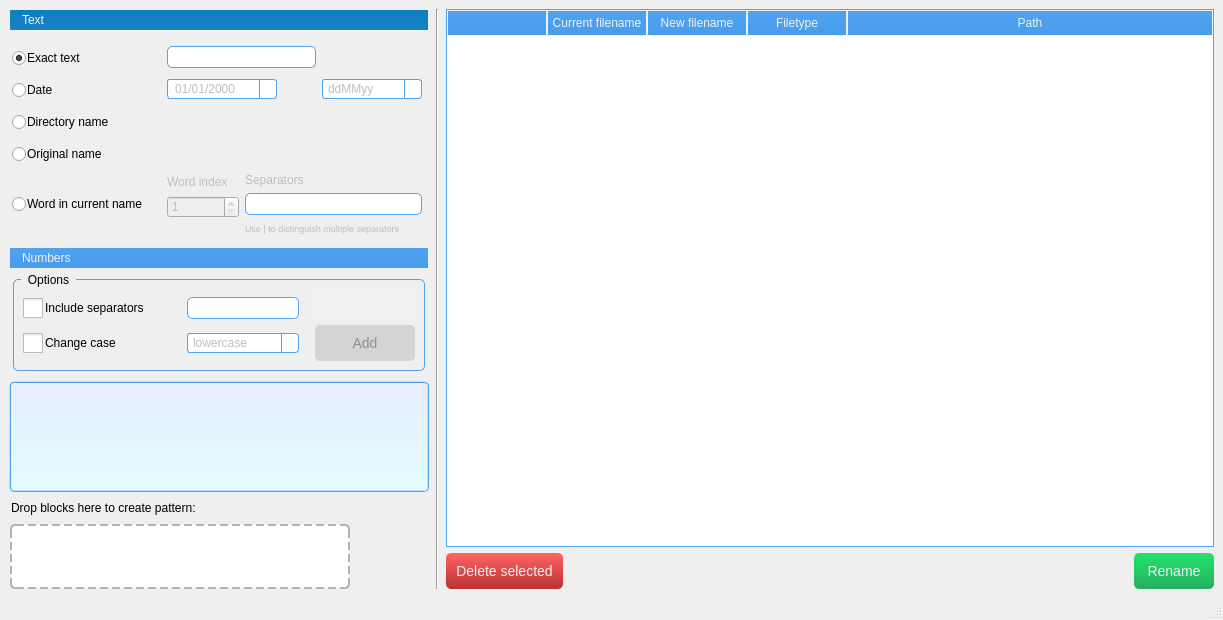
<?xml version="1.0" encoding="UTF-8"?>
<ui version="4.0">
 <class>MainWindow</class>
 <widget class="QMainWindow" name="MainWindow">
  <property name="geometry">
   <rect>
    <x>0</x>
    <y>0</y>
    <width>1223</width>
    <height>620</height>
   </rect>
  </property>
  <property name="maximumSize">
   <size>
    <width>16777215</width>
    <height>800</height>
   </size>
  </property>
  <property name="windowTitle">
   <string>MainWindow</string>
  </property>
  <widget class="QWidget" name="centralwidget">
   <property name="maximumSize">
    <size>
     <width>16777215</width>
     <height>800</height>
    </size>
   </property>
   <property name="styleSheet">
    <string notr="true">QLabel, QRadioButton, QCheckBox, QComboBox, QTextEdit, QWidget, QSpinBox {
font-family: Arial;
font-size: 12px;
}
QPushButton {
font-family: Arial;
font-size: 14px;
}

QLabel#Lbl_Word_Separators_Subtitle {
font-family: Arial;
font-size: 9px;
}

QLabel#Lbl_Status {
font-weight:bold;
}


QListView#listW_New_Pattern {
border: 2px dashed rgb(180, 180, 180); 
border-radius: 5px;
padding: 6px;
background-color: white;
}

QLabel#Lbl_PreviewBlock {
font-family: Arial;
}

QListView::item {
background-color:qlineargradient(spread:pad, x1:0, y1:0, x2:0, y2:1, stop:0 rgba(254, 255, 179, 230), stop:1 rgba(254, 255, 192, 230));
padding: 2px;
margin: 2px;
border: 1px solid rgb(238, 224, 71);
border-radius: 5px;
}

QListView::item:selected {
background-color:qlineargradient(spread:pad, x1:0, y1:0, x2:0, y2:1, stop:0 rgb(255, 237, 172), stop:1 rgb(255, 246, 196));
color: rgb(116, 113, 25)
}

QListView#listW_BlocksArea {
background-color:  qlineargradient(spread:pad, x1:0, y1:0, x2:0, y2:1, stop:0 rgb(231, 237, 255), stop:1 rgb(226, 253, 255)); 
border: 2px ridge  #50A3F0;
border-radius: 5px;
padding: 6px;
}

#Lbl_PreviewBlock {
background-color:  rgb(240, 240, 240);
border: 0px;
}

QListWidget#W_DeleteBlock {
border: 2px dashed rgb(220, 220, 220); 
border-radius: 5px;
padding: 10px;
background: transparent;
background-image: url(res/trash2.png);
background-repeat:no-repeat;
background-position: center center;

}

QToolBox::tab {
	border-bottom-left-radius:0px;
	border-bottom-right-radius:0px;
	color: #F0F0F0;
	min-width: 60px;
	min-height: 20px;
	padding: 3px 8px 3px 8px;
	margin:1px;
	background: qlineargradient(spread:pad, x1:0, y1:0, x2:0, y2:1, stop:0 #50A3F0, stop:1 #489CEA); 
}

QToolBox::tab:selected, QToolBox::tab:hover {
	background: qlineargradient(spread:pad, x1:0, y1:0, x2:0, y2:1, stop:0 #0F7DBE, stop:1 #1582C3); 
}

QPushButton#Btn_Confirm {
	border: 0px;
	color: #F0F0F0;
	padding: 10px;	
	min-height: 10px;
	border-radius:5px;
	background: qlineargradient(spread:pad, x1:0, y1:0, x2:0, y2:1, stop:0 rgb(33, 227, 110), stop:1 rgb(39, 175, 94)); 
}

QPushButton#Btn_Delete {
	border: 0px;
	color: #F0F0F0;
	padding: 10px;	
	min-height: 10px;
	border-radius:5px;
	background: qlineargradient(spread:pad, x1:0, y1:0, x2:0, y2:1, stop:0 rgb(253, 101, 98), stop:1 rgb(187, 48, 51)); 
}

QComboBox,QDateEdit{
	border-radius: 3px;
	padding: 1px 10px 1px 5px;
	border: 1px solid #50A3F0;

}


QComboBox::drop-down,QDateEdit::drop-down {
	subcontrol-origin: padding;
	subcontrol-position: top right;
	width: 16px; 
	border-left-width: 1px;
	border-left-style: solid;
	border-top-right-radius: 3px;
	border-bottom-right-radius: 3px;
	border-left-color: #50A3F0;	
}

QComboBox::down-arrow, QDateEdit::down-arrow {
  
image: url(res/arrow-down.png);
width: 9px;
}

QComboBox::down-arrow:hover,
QDateEdit::down-arrow:hover {
  
image: url(res/arrow-down-hover.png);
width: 9px;
}





.QLineEdit {
	border: 1px solid #50A3F0;
	border-radius: 5px;
	padding: 2px;
	background: none;
	selection-background-color: #0F7DBE;
}

.QGroupBox{
	border: 1px solid #50A3F0;
	border-radius: 5px;
	margin: 4px;
}

QGroupBox::title {
    subcontrol-origin: margin;
    left: 12px;
    padding: 0px 5px 0px 5px;
	top:-2px;
}

QPushButton{
	border: 0px;
	color: #F0F0F0;
	padding: 10px;	
	min-height: 10px;
	border-radius:5px;
	background: qlineargradient(spread:pad, x1:0, y1:0, x2:0, y2:1, stop:0 #50A3F0, stop:1 rgb(65, 113, 200)); 
}

.QPushButton:hover{ 
	background: qlineargradient(spread:pad, x1:0, y1:0, x2:0, y2:1, stop:0 #50A3F0, stop:1 #489CEA);
}

.QPushButton:pressed{ 
	background: qlineargradient(spread:pad, x1:0, y1:0, x2:0, y2:1, stop:0 #0F7DBE, stop:1 #1582C3);
}

QPushButton:disabled {
background-color:#D4D4D4;
color: #909090;
}


QCheckBox {
	spacing: 2px; 
}

QCheckBox::indicator {
	width: 20px;
	height: 20px;
	color: rgb(65, 113, 200);
}

QRadioButton {
	spacing: 1px;
}

QRadioButton::indicator {
	width: 15px; 
	height: 15px; 
}


QScrollBar:vertical {
	width:15px; 
	background-color:rgba(0,0,0,0%); 
	padding-top:10px; 
	padding-bottom:10px;
}

QScrollBar:horizontal {
	height:10px; 
	background-color:rgba(0,0,0,0%); 
	padding-left:10px; padding-right:10px;
}

QScrollBar::handle:vertical {
	width:10px;
	background: qlineargradient(spread:pad, x1:0, y1:0, x2:0, y2:1, stop:0 #50A3F0, stop:1 #489CEA); 
}

QScrollBar::handle:horizontal {
	height:10px;
	border-radius: 5px;
    border-width: 1px;
	background: qlineargradient(spread:pad, x1:0, y1:0, x2:0, y2:1, stop:0 #50A3F0, stop:1 #489CEA); 
}

QScrollBar::handle:vertical:hover {
	width:10px;
	background: qlineargradient(spread:pad, x1:0, y1:0, x2:0, y2:1, stop:0 #0F7DBE, stop:1 #1582C3); 
}

QScrollBar::handle:horizontal:hover {
	height:10px;
	background: qlineargradient(spread:pad, x1:0, y1:0, x2:0, y2:1, stop:0 #0F7DBE, stop:1 #1582C3); 
}


QScrollBar::add-line:horizontal, QScrollBar::sub-line:horizontal,
QScrollBar::add-line:vertical, QScrollBar::sub-line:vertical
 {
    border: none;
    background: none;
}

QScrollBar::left-arrow:horizontal, QScrollBar::right-arrow:horizontal, QScrollBar::add-page:horizontal, QScrollBar::sub-page:horizontal {
    border: none;
    background: none;
    color: none;
}

QScrollBar::add-line:vertical, QScrollBar::sub-line:vertical {
    border: none;
    background: none;
}

QScrollBar::up-arrow:vertical, QScrollBar::down-arrow:vertical, QScrollBar::add-page:vertical, QScrollBar::sub-page:vertical {
    border: none;
    background: none;
    color: none;
}


QScrollArea {
	border: 0px ; 
}


QTableView {
	border: 1px solid #50A3F0; 
	selection-background-color: #0F7DBE;
	selection-color: #F0F0F0;
}

QTableView::item:selected {
	color: #F0F0F0;
	background: qlineargradient(spread:pad, x1:0, y1:0, x2:0, y2:1, stop:0 #0F7DBE, stop:1 #1582C3); 
}

QTableView::item:hover {
	color: #F0F0F0;
	background: qlineargradient(spread:pad, x1:0, y1:0, x2:0, y2:1, stop:0 #50A3F0, stop:1 #489CEA); 
}

QTableView::item {
	padding: 5px; 
	margin: 0px; 
}

QHeaderView::section {
	padding:3px;
	margin:0px;
	color:#F0F0F0;
	border: 1px solid #F0F0F0;
	background: qlineargradient(spread:pad, x1:0, y1:0, x2:0, y2:1, stop:0 #50A3F0, stop:1 #489CEA);
}


</string>
   </property>
   <layout class="QHBoxLayout" name="horizontalLayout_2">
    <item>
     <layout class="QVBoxLayout" name="verticalLayout">
      <property name="sizeConstraint">
       <enum>QLayout::SetFixedSize</enum>
      </property>
      <item>
       <widget class="QToolBox" name="Toolbox_BlockSettings">
        <property name="sizePolicy">
         <sizepolicy hsizetype="MinimumExpanding" vsizetype="MinimumExpanding">
          <horstretch>1</horstretch>
          <verstretch>0</verstretch>
         </sizepolicy>
        </property>
        <property name="minimumSize">
         <size>
          <width>420</width>
          <height>260</height>
         </size>
        </property>
        <property name="maximumSize">
         <size>
          <width>420</width>
          <height>280</height>
         </size>
        </property>
        <property name="currentIndex">
         <number>0</number>
        </property>
        <widget class="QWidget" name="BlockText">
         <property name="geometry">
          <rect>
           <x>0</x>
           <y>0</y>
           <width>420</width>
           <height>202</height>
          </rect>
         </property>
         <attribute name="label">
          <string>Text</string>
         </attribute>
         <widget class="QWidget" name="layoutWidget">
          <property name="geometry">
           <rect>
            <x>2</x>
            <y>7</y>
            <width>411</width>
            <height>196</height>
           </rect>
          </property>
          <layout class="QGridLayout" name="gridLayout_2">
           <item row="0" column="0">
            <widget class="QRadioButton" name="RB_Text_exactText">
             <property name="sizePolicy">
              <sizepolicy hsizetype="Preferred" vsizetype="Fixed">
               <horstretch>0</horstretch>
               <verstretch>0</verstretch>
              </sizepolicy>
             </property>
             <property name="minimumSize">
              <size>
               <width>120</width>
               <height>25</height>
              </size>
             </property>
             <property name="text">
              <string>Exact text</string>
             </property>
             <property name="checked">
              <bool>true</bool>
             </property>
            </widget>
           </item>
           <item row="0" column="1" colspan="2">
            <widget class="QLineEdit" name="Inp_Text_exactText">
             <property name="sizePolicy">
              <sizepolicy hsizetype="MinimumExpanding" vsizetype="Fixed">
               <horstretch>0</horstretch>
               <verstretch>0</verstretch>
              </sizepolicy>
             </property>
            </widget>
           </item>
           <item row="1" column="0">
            <widget class="QRadioButton" name="RB_Text_Date">
             <property name="sizePolicy">
              <sizepolicy hsizetype="Preferred" vsizetype="Fixed">
               <horstretch>0</horstretch>
               <verstretch>0</verstretch>
              </sizepolicy>
             </property>
             <property name="minimumSize">
              <size>
               <width>120</width>
               <height>25</height>
              </size>
             </property>
             <property name="text">
              <string>Date</string>
             </property>
            </widget>
           </item>
           <item row="1" column="1" colspan="2">
            <widget class="QDateEdit" name="Inp_Text_Date">
             <property name="enabled">
              <bool>false</bool>
             </property>
             <property name="sizePolicy">
              <sizepolicy hsizetype="MinimumExpanding" vsizetype="Fixed">
               <horstretch>0</horstretch>
               <verstretch>0</verstretch>
              </sizepolicy>
             </property>
             <property name="maximumSize">
              <size>
               <width>110</width>
               <height>16777215</height>
              </size>
             </property>
             <property name="displayFormat">
              <string>dd/MM/yyyy</string>
             </property>
             <property name="calendarPopup">
              <bool>true</bool>
             </property>
            </widget>
           </item>
           <item row="1" column="3">
            <widget class="QComboBox" name="Sel_Text_DateFormat">
             <property name="enabled">
              <bool>false</bool>
             </property>
             <property name="sizePolicy">
              <sizepolicy hsizetype="MinimumExpanding" vsizetype="Fixed">
               <horstretch>0</horstretch>
               <verstretch>0</verstretch>
              </sizepolicy>
             </property>
             <property name="maximumSize">
              <size>
               <width>100</width>
               <height>16777215</height>
              </size>
             </property>
             <item>
              <property name="text">
               <string>ddMMyy</string>
              </property>
             </item>
             <item>
              <property name="text">
               <string>yyMMdd</string>
              </property>
             </item>
             <item>
              <property name="text">
               <string>ddMMyyyy</string>
              </property>
             </item>
             <item>
              <property name="text">
               <string>yyyyMMdd</string>
              </property>
             </item>
             <item>
              <property name="text">
               <string>dd-MM-yy</string>
              </property>
             </item>
             <item>
              <property name="text">
               <string>yy-MM-dd</string>
              </property>
             </item>
             <item>
              <property name="text">
               <string>MMMM-d-yyyy</string>
              </property>
             </item>
             <item>
              <property name="text">
               <string>dd_MM_yy</string>
              </property>
             </item>
             <item>
              <property name="text">
               <string>yy_MM_dd</string>
              </property>
             </item>
            </widget>
           </item>
           <item row="2" column="0">
            <widget class="QRadioButton" name="RB_Text_ParentFolder">
             <property name="minimumSize">
              <size>
               <width>120</width>
               <height>25</height>
              </size>
             </property>
             <property name="text">
              <string>Directory name</string>
             </property>
            </widget>
           </item>
           <item row="3" column="0">
            <widget class="QRadioButton" name="RB_Text_OriginalName">
             <property name="minimumSize">
              <size>
               <width>120</width>
               <height>25</height>
              </size>
             </property>
             <property name="text">
              <string>Original name</string>
             </property>
            </widget>
           </item>
           <item row="4" column="0">
            <widget class="QRadioButton" name="RB_Text_Word">
             <property name="sizePolicy">
              <sizepolicy hsizetype="Fixed" vsizetype="Fixed">
               <horstretch>0</horstretch>
               <verstretch>0</verstretch>
              </sizepolicy>
             </property>
             <property name="minimumSize">
              <size>
               <width>150</width>
               <height>0</height>
              </size>
             </property>
             <property name="text">
              <string>Word in current name</string>
             </property>
            </widget>
           </item>
           <item row="4" column="1">
            <layout class="QVBoxLayout" name="verticalLayout_2">
             <item>
              <widget class="QLabel" name="Lbl_Word_index">
               <property name="enabled">
                <bool>false</bool>
               </property>
               <property name="sizePolicy">
                <sizepolicy hsizetype="Preferred" vsizetype="Fixed">
                 <horstretch>0</horstretch>
                 <verstretch>0</verstretch>
                </sizepolicy>
               </property>
               <property name="minimumSize">
                <size>
                 <width>0</width>
                 <height>11</height>
                </size>
               </property>
               <property name="maximumSize">
                <size>
                 <width>16777215</width>
                 <height>11</height>
                </size>
               </property>
               <property name="text">
                <string>Word index</string>
               </property>
              </widget>
             </item>
             <item>
              <widget class="QSpinBox" name="Inp_Word_index">
               <property name="enabled">
                <bool>false</bool>
               </property>
               <property name="minimumSize">
                <size>
                 <width>0</width>
                 <height>22</height>
                </size>
               </property>
               <property name="minimum">
                <number>1</number>
               </property>
              </widget>
             </item>
             <item>
              <spacer name="verticalSpacer">
               <property name="orientation">
                <enum>Qt::Vertical</enum>
               </property>
               <property name="sizeType">
                <enum>QSizePolicy::Fixed</enum>
               </property>
               <property name="sizeHint" stdset="0">
                <size>
                 <width>20</width>
                 <height>14</height>
                </size>
               </property>
              </spacer>
             </item>
            </layout>
           </item>
           <item row="4" column="2" colspan="2">
            <layout class="QVBoxLayout" name="verticalLayout_3">
             <item>
              <widget class="QLabel" name="Lbl_Word_separators">
               <property name="enabled">
                <bool>false</bool>
               </property>
               <property name="sizePolicy">
                <sizepolicy hsizetype="Preferred" vsizetype="Fixed">
                 <horstretch>0</horstretch>
                 <verstretch>0</verstretch>
                </sizepolicy>
               </property>
               <property name="minimumSize">
                <size>
                 <width>0</width>
                 <height>14</height>
                </size>
               </property>
               <property name="maximumSize">
                <size>
                 <width>16777215</width>
                 <height>14</height>
                </size>
               </property>
               <property name="text">
                <string>Separators</string>
               </property>
              </widget>
             </item>
             <item>
              <widget class="QLineEdit" name="Inp_Word_Separators">
               <property name="enabled">
                <bool>false</bool>
               </property>
               <property name="minimumSize">
                <size>
                 <width>0</width>
                 <height>20</height>
                </size>
               </property>
               <property name="maximumSize">
                <size>
                 <width>16777215</width>
                 <height>22</height>
                </size>
               </property>
              </widget>
             </item>
             <item>
              <widget class="QLabel" name="Lbl_Word_Separators_Subtitle">
               <property name="enabled">
                <bool>false</bool>
               </property>
               <property name="sizePolicy">
                <sizepolicy hsizetype="Preferred" vsizetype="Fixed">
                 <horstretch>0</horstretch>
                 <verstretch>0</verstretch>
                </sizepolicy>
               </property>
               <property name="minimumSize">
                <size>
                 <width>20</width>
                 <height>14</height>
                </size>
               </property>
               <property name="maximumSize">
                <size>
                 <width>16777215</width>
                 <height>14</height>
                </size>
               </property>
               <property name="text">
                <string>Use | to distinguish multiple separators</string>
               </property>
               <property name="wordWrap">
                <bool>true</bool>
               </property>
              </widget>
             </item>
            </layout>
           </item>
          </layout>
         </widget>
        </widget>
        <widget class="QWidget" name="BlockCount">
         <property name="geometry">
          <rect>
           <x>0</x>
           <y>0</y>
           <width>420</width>
           <height>202</height>
          </rect>
         </property>
         <attribute name="label">
          <string>Numbers</string>
         </attribute>
         <widget class="QWidget" name="layoutWidget">
          <property name="geometry">
           <rect>
            <x>10</x>
            <y>9</y>
            <width>408</width>
            <height>181</height>
           </rect>
          </property>
          <layout class="QGridLayout" name="gridLayout_5">
           <item row="0" column="0">
            <widget class="QRadioButton" name="RB_Number_Counter">
             <property name="text">
              <string>Counter</string>
             </property>
             <property name="checked">
              <bool>true</bool>
             </property>
            </widget>
           </item>
           <item row="0" column="1">
            <layout class="QGridLayout" name="gridLayout_3">
             <item row="0" column="0">
              <widget class="QLabel" name="Lbl_Numbering_startFrom">
               <property name="text">
                <string>Start from</string>
               </property>
              </widget>
             </item>
             <item row="0" column="1">
              <widget class="QSpinBox" name="Inp_Numbering_StartFrom">
               <property name="maximum">
                <number>999999999</number>
               </property>
              </widget>
             </item>
             <item row="1" column="0">
              <widget class="QLabel" name="Lbl_Numbering_LeadingZeroes">
               <property name="text">
                <string>Leading zeroes</string>
               </property>
              </widget>
             </item>
             <item row="1" column="1">
              <widget class="QSpinBox" name="Inp_Numbering_LeadingZeroes"/>
             </item>
            </layout>
           </item>
           <item row="1" column="0">
            <widget class="QRadioButton" name="RB_Number_Items">
             <property name="text">
              <string>Number of items in list</string>
             </property>
            </widget>
           </item>
           <item row="2" column="0">
            <widget class="QRadioButton" name="RB_Number_Folder">
             <property name="text">
              <string>Number of files in folder</string>
             </property>
            </widget>
           </item>
          </layout>
         </widget>
        </widget>
       </widget>
      </item>
      <item>
       <widget class="QGroupBox" name="Gr_Options">
        <property name="sizePolicy">
         <sizepolicy hsizetype="Preferred" vsizetype="MinimumExpanding">
          <horstretch>0</horstretch>
          <verstretch>0</verstretch>
         </sizepolicy>
        </property>
        <property name="minimumSize">
         <size>
          <width>420</width>
          <height>100</height>
         </size>
        </property>
        <property name="maximumSize">
         <size>
          <width>420</width>
          <height>120</height>
         </size>
        </property>
        <property name="title">
         <string>Options</string>
        </property>
        <layout class="QHBoxLayout" name="horizontalLayout">
         <item>
          <layout class="QGridLayout" name="gridLayout_4">
           <item row="0" column="0">
            <widget class="QCheckBox" name="CB_Separators_include">
             <property name="sizePolicy">
              <sizepolicy hsizetype="MinimumExpanding" vsizetype="Fixed">
               <horstretch>0</horstretch>
               <verstretch>0</verstretch>
              </sizepolicy>
             </property>
             <property name="text">
              <string>Include separators</string>
             </property>
            </widget>
           </item>
           <item row="1" column="0">
            <widget class="QCheckBox" name="CB_Case_change">
             <property name="text">
              <string>Change case</string>
             </property>
            </widget>
           </item>
           <item row="0" column="1">
            <widget class="QLineEdit" name="Inp_Separator">
             <property name="enabled">
              <bool>false</bool>
             </property>
             <property name="sizePolicy">
              <sizepolicy hsizetype="Minimum" vsizetype="Fixed">
               <horstretch>0</horstretch>
               <verstretch>0</verstretch>
              </sizepolicy>
             </property>
            </widget>
           </item>
           <item row="1" column="1">
            <widget class="QComboBox" name="Sel_Case">
             <property name="enabled">
              <bool>false</bool>
             </property>
             <property name="sizePolicy">
              <sizepolicy hsizetype="Preferred" vsizetype="Fixed">
               <horstretch>0</horstretch>
               <verstretch>0</verstretch>
              </sizepolicy>
             </property>
             <property name="iconSize">
              <size>
               <width>18</width>
               <height>16</height>
              </size>
             </property>
             <property name="frame">
              <bool>true</bool>
             </property>
             <item>
              <property name="text">
               <string>lowercase</string>
              </property>
             </item>
             <item>
              <property name="text">
               <string>UPPERCASE</string>
              </property>
             </item>
             <item>
              <property name="text">
               <string>rEVERSE</string>
              </property>
             </item>
            </widget>
           </item>
          </layout>
         </item>
         <item>
          <spacer name="horizontalSpacer">
           <property name="orientation">
            <enum>Qt::Horizontal</enum>
           </property>
           <property name="sizeType">
            <enum>QSizePolicy::Minimum</enum>
           </property>
           <property name="sizeHint" stdset="0">
            <size>
             <width>10</width>
             <height>20</height>
            </size>
           </property>
          </spacer>
         </item>
         <item>
          <layout class="QVBoxLayout" name="verticalLayout_4">
           <item>
            <widget class="QLabel" name="Lbl_PreviewBlock">
             <property name="sizePolicy">
              <sizepolicy hsizetype="Minimum" vsizetype="Preferred">
               <horstretch>0</horstretch>
               <verstretch>0</verstretch>
              </sizepolicy>
             </property>
             <property name="minimumSize">
              <size>
               <width>100</width>
               <height>0</height>
              </size>
             </property>
             <property name="text">
              <string/>
             </property>
             <property name="alignment">
              <set>Qt::AlignCenter</set>
             </property>
            </widget>
           </item>
           <item>
            <widget class="QPushButton" name="Btn_AddBlock">
             <property name="enabled">
              <bool>false</bool>
             </property>
             <property name="sizePolicy">
              <sizepolicy hsizetype="Minimum" vsizetype="Fixed">
               <horstretch>0</horstretch>
               <verstretch>0</verstretch>
              </sizepolicy>
             </property>
             <property name="minimumSize">
              <size>
               <width>0</width>
               <height>30</height>
              </size>
             </property>
             <property name="styleSheet">
              <string notr="true"/>
             </property>
             <property name="text">
              <string>Add</string>
             </property>
            </widget>
           </item>
          </layout>
         </item>
        </layout>
       </widget>
      </item>
      <item>
       <widget class="BlocksArea" name="listW_BlocksArea">
        <property name="sizePolicy">
         <sizepolicy hsizetype="MinimumExpanding" vsizetype="MinimumExpanding">
          <horstretch>0</horstretch>
          <verstretch>0</verstretch>
         </sizepolicy>
        </property>
        <property name="minimumSize">
         <size>
          <width>0</width>
          <height>80</height>
         </size>
        </property>
        <property name="maximumSize">
         <size>
          <width>420</width>
          <height>200</height>
         </size>
        </property>
        <property name="layoutDirection">
         <enum>Qt::LeftToRight</enum>
        </property>
        <property name="frameShape">
         <enum>QFrame::Panel</enum>
        </property>
        <property name="dragDropMode">
         <enum>QAbstractItemView::DragDrop</enum>
        </property>
        <property name="flow">
         <enum>QListView::LeftToRight</enum>
        </property>
        <property name="isWrapping" stdset="0">
         <bool>true</bool>
        </property>
        <property name="modelColumn">
         <number>0</number>
        </property>
       </widget>
      </item>
      <item>
       <layout class="QGridLayout" name="gridLayout">
        <item row="0" column="0">
         <widget class="QLabel" name="Lbl_NewFilename">
          <property name="sizePolicy">
           <sizepolicy hsizetype="MinimumExpanding" vsizetype="Minimum">
            <horstretch>0</horstretch>
            <verstretch>0</verstretch>
           </sizepolicy>
          </property>
          <property name="minimumSize">
           <size>
            <width>0</width>
            <height>20</height>
           </size>
          </property>
          <property name="maximumSize">
           <size>
            <width>250</width>
            <height>20</height>
           </size>
          </property>
          <property name="text">
           <string>Drop blocks here to create pattern:</string>
          </property>
          <property name="indent">
           <number>1</number>
          </property>
         </widget>
        </item>
        <item row="0" column="1" rowspan="2">
         <widget class="DeleteBlockWidget" name="W_DeleteBlock">
          <property name="sizePolicy">
           <sizepolicy hsizetype="MinimumExpanding" vsizetype="Preferred">
            <horstretch>0</horstretch>
            <verstretch>0</verstretch>
           </sizepolicy>
          </property>
          <property name="minimumSize">
           <size>
            <width>70</width>
            <height>0</height>
           </size>
          </property>
          <property name="maximumSize">
           <size>
            <width>70</width>
            <height>16777215</height>
           </size>
          </property>
         </widget>
        </item>
        <item row="1" column="0">
         <widget class="BlocksArea" name="listW_New_Pattern">
          <property name="sizePolicy">
           <sizepolicy hsizetype="MinimumExpanding" vsizetype="Minimum">
            <horstretch>0</horstretch>
            <verstretch>0</verstretch>
           </sizepolicy>
          </property>
          <property name="minimumSize">
           <size>
            <width>340</width>
            <height>65</height>
           </size>
          </property>
          <property name="maximumSize">
           <size>
            <width>340</width>
            <height>80</height>
           </size>
          </property>
          <property name="acceptDrops">
           <bool>true</bool>
          </property>
          <property name="defaultDropAction">
           <enum>Qt::MoveAction</enum>
          </property>
          <property name="flow">
           <enum>QListView::LeftToRight</enum>
          </property>
         </widget>
        </item>
       </layout>
      </item>
     </layout>
    </item>
    <item>
     <widget class="Line" name="Line_Section_Separator">
      <property name="sizePolicy">
       <sizepolicy hsizetype="Fixed" vsizetype="MinimumExpanding">
        <horstretch>0</horstretch>
        <verstretch>0</verstretch>
       </sizepolicy>
      </property>
      <property name="minimumSize">
       <size>
        <width>5</width>
        <height>0</height>
       </size>
      </property>
      <property name="orientation">
       <enum>Qt::Vertical</enum>
      </property>
     </widget>
    </item>
    <item>
     <layout class="QVBoxLayout" name="Layout_right">
      <property name="sizeConstraint">
       <enum>QLayout::SetMaximumSize</enum>
      </property>
      <item>
       <widget class="FilesTableWidget" name="Table_FilesList">
        <property name="minimumSize">
         <size>
          <width>12</width>
          <height>0</height>
         </size>
        </property>
        <property name="acceptDrops">
         <bool>true</bool>
        </property>
        <property name="frameShadow">
         <enum>QFrame::Sunken</enum>
        </property>
        <property name="midLineWidth">
         <number>-1</number>
        </property>
        <property name="horizontalScrollBarPolicy">
         <enum>Qt::ScrollBarAsNeeded</enum>
        </property>
        <property name="sizeAdjustPolicy">
         <enum>QAbstractScrollArea::AdjustToContents</enum>
        </property>
        <property name="editTriggers">
         <set>QAbstractItemView::NoEditTriggers</set>
        </property>
        <property name="dragDropMode">
         <enum>QAbstractItemView::DragDrop</enum>
        </property>
        <property name="selectionBehavior">
         <enum>QAbstractItemView::SelectRows</enum>
        </property>
        <property name="sortingEnabled">
         <bool>true</bool>
        </property>
        <attribute name="horizontalHeaderVisible">
         <bool>true</bool>
        </attribute>
        <attribute name="horizontalHeaderCascadingSectionResizes">
         <bool>false</bool>
        </attribute>
        <attribute name="horizontalHeaderMinimumSectionSize">
         <number>10</number>
        </attribute>
        <attribute name="horizontalHeaderShowSortIndicator" stdset="0">
         <bool>true</bool>
        </attribute>
        <attribute name="horizontalHeaderStretchLastSection">
         <bool>true</bool>
        </attribute>
        <attribute name="verticalHeaderVisible">
         <bool>false</bool>
        </attribute>
        <attribute name="verticalHeaderDefaultSectionSize">
         <number>30</number>
        </attribute>
        <attribute name="verticalHeaderMinimumSectionSize">
         <number>23</number>
        </attribute>
        <column>
         <property name="text">
          <string/>
         </property>
         <property name="textAlignment">
          <set>AlignLeading|AlignVCenter</set>
         </property>
        </column>
        <column>
         <property name="text">
          <string>Current filename</string>
         </property>
        </column>
        <column>
         <property name="text">
          <string>New filename</string>
         </property>
        </column>
        <column>
         <property name="text">
          <string>Filetype</string>
         </property>
        </column>
        <column>
         <property name="text">
          <string>Path</string>
         </property>
        </column>
       </widget>
      </item>
      <item>
       <layout class="QHBoxLayout" name="horizontalLayout_5">
        <item>
         <widget class="QPushButton" name="Btn_Delete">
          <property name="autoFillBackground">
           <bool>false</bool>
          </property>
          <property name="text">
           <string>Delete selected</string>
          </property>
          <property name="checkable">
           <bool>false</bool>
          </property>
         </widget>
        </item>
        <item>
         <spacer name="SpacerH_Btn_Confirm">
          <property name="orientation">
           <enum>Qt::Horizontal</enum>
          </property>
          <property name="sizeHint" stdset="0">
           <size>
            <width>178</width>
            <height>20</height>
           </size>
          </property>
         </spacer>
        </item>
        <item>
         <widget class="QLabel" name="Lbl_Status">
          <property name="enabled">
           <bool>true</bool>
          </property>
          <property name="frameShape">
           <enum>QFrame::NoFrame</enum>
          </property>
          <property name="text">
           <string/>
          </property>
          <property name="margin">
           <number>6</number>
          </property>
         </widget>
        </item>
        <item>
         <widget class="QPushButton" name="Btn_Confirm">
          <property name="sizePolicy">
           <sizepolicy hsizetype="Minimum" vsizetype="Fixed">
            <horstretch>0</horstretch>
            <verstretch>0</verstretch>
           </sizepolicy>
          </property>
          <property name="minimumSize">
           <size>
            <width>80</width>
            <height>30</height>
           </size>
          </property>
          <property name="text">
           <string>Rename</string>
          </property>
         </widget>
        </item>
       </layout>
      </item>
     </layout>
    </item>
   </layout>
  </widget>
  <widget class="QStatusBar" name="statusbar"/>
 </widget>
 <customwidgets>
  <customwidget>
   <class>FilesTableWidget</class>
   <extends>QTableWidget</extends>
   <header>elements/filestablewidget.h</header>
  </customwidget>
  <customwidget>
   <class>BlocksArea</class>
   <extends>QListWidget</extends>
   <header>elements/blocksarea.h</header>
  </customwidget>
  <customwidget>
   <class>DeleteBlockWidget</class>
   <extends>QFrame</extends>
   <header>elements/deleteblockwidget.h</header>
   <container>1</container>
  </customwidget>
 </customwidgets>
 <resources/>
 <connections/>
</ui>
